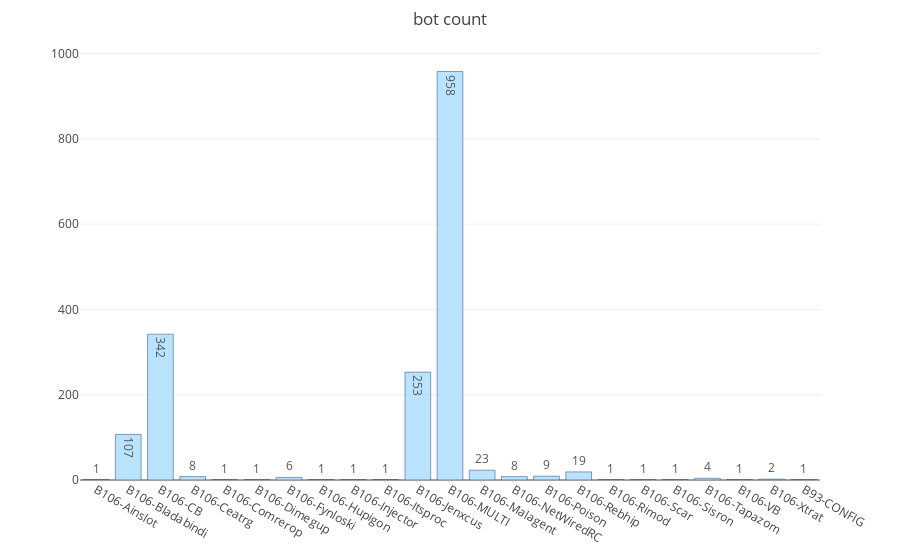

The notebook cell saved with this chart:
### Code cell
bot_unique, bot_count = np.unique(df['Botnet'], return_counts = True)
data = [go.Bar(
            x=bot_unique,
            y=bot_count,
    text=bot_count,
    textposition = 'auto',
            marker=dict(
                color='rgb(179, 224, 255)',
                line=dict(
                    color='rgb(8,48,107)',
                    width=0.5),
            ),
            opacity=0.9
)]
layout = go.Layout(
    title = 'bot count',
     margin = dict(
        t = 50
    )
)
fig = go.Figure(data = data, layout = layout)
py.iplot(fig)

### Figure 1 — Plotly figure (JSON) as saved in the notebook; plotly's stock layout.template omitted (floating-point values rounded to 4 significant figures)
{"data": [{"marker": {"color": "rgb(179, 224, 255)", "line": {"color": "rgb(8,48,107)", "width": 0.5}}, "opacity": 0.9, "text": [1, 107, 342, 8, 1, 1, 6, 1, 1, 1, 253, 958, 23, 8, 9, 19, 1, 1, 1, 4, 1, 2, 1], "textposition": "auto", "type": "bar", "x": ["B106-Ainslot", "B106-Bladabindi", "B106-CB", "B106-Ceatrg", "B106-Comrerop", "B106-Dimegup", "B106-Fynloski", "B106-Hupigon", "B106-Injector", "B106-Itsproc", "B106-Jenxcus", "B106-MULTI", "B106-Malagent", "B106-NetWiredRC", "B106-Poison", "B106-Rebhip", "B106-Rimod", "B106-Scar", "B106-Sisron", "B106-Tapazom", "B106-VB", "B106-Xtrat", "B93-CONFIG"], "y": [1, 107, 342, 8, 1, 1, 6, 1, 1, 1, 253, 958, 23, 8, 9, 19, 1, 1, 1, 4, 1, 2, 1]}], "layout": {"margin": {"t": 50}, "title": "bot count"}}
